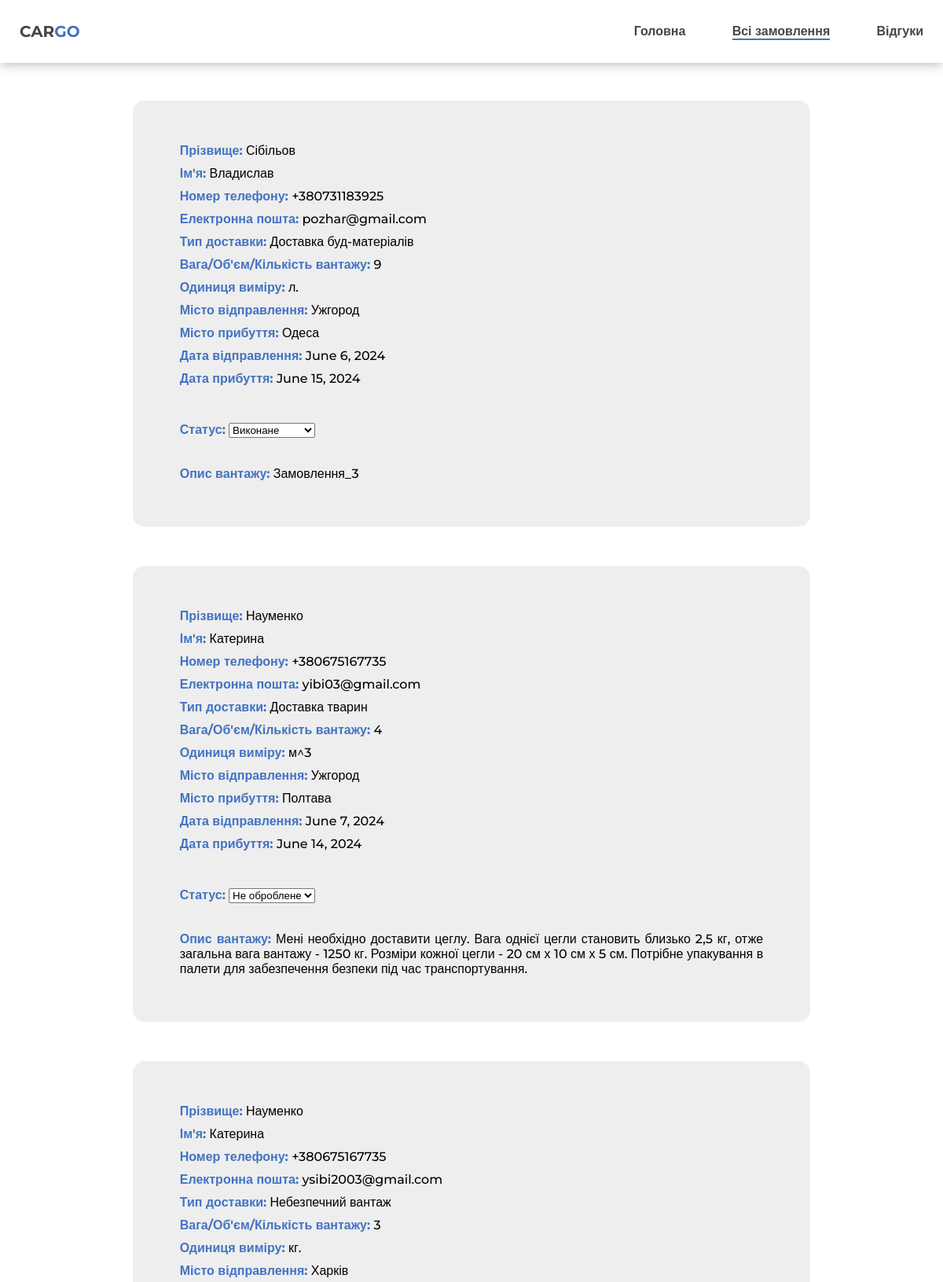
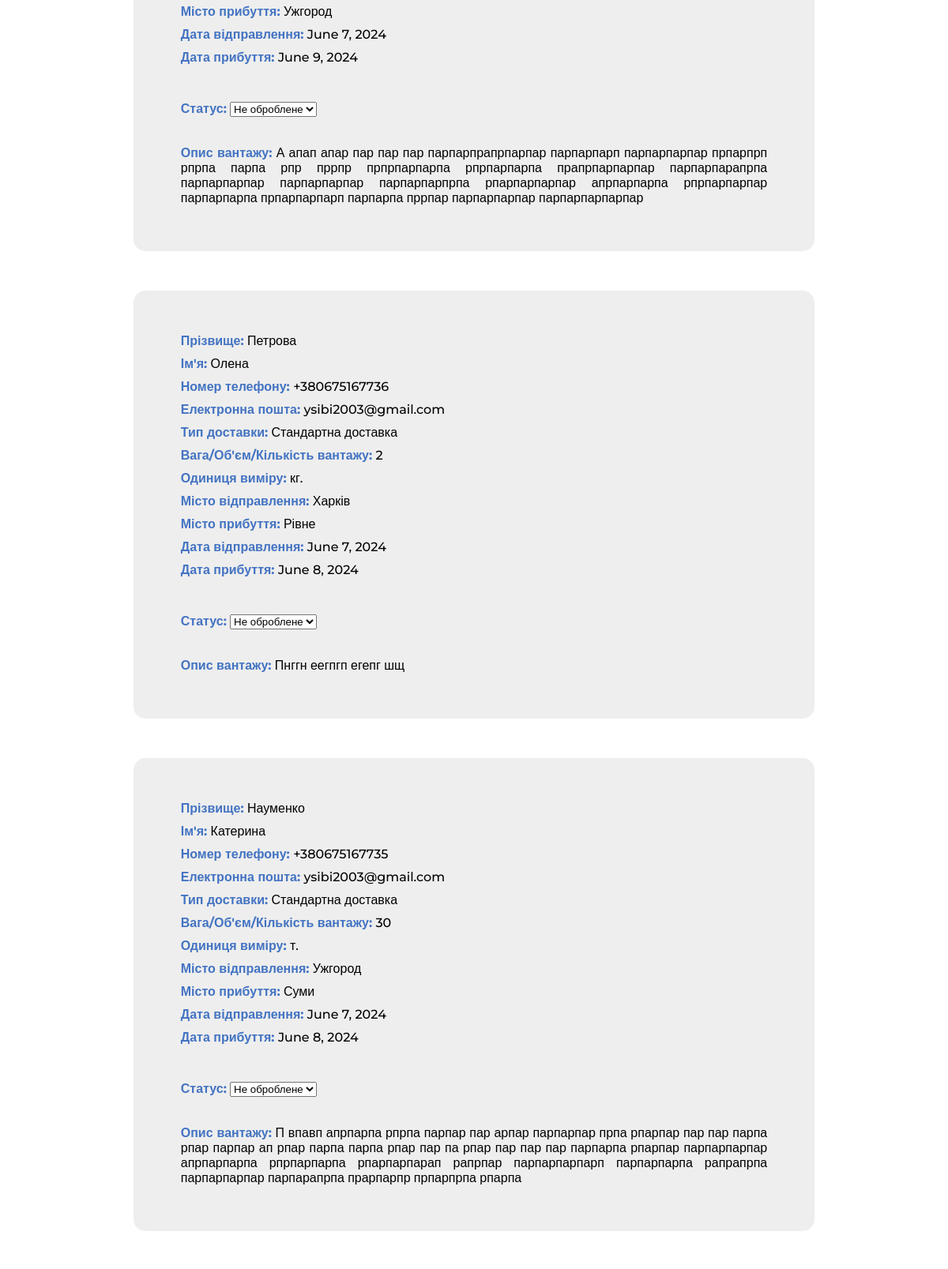
The page /list_of_orders/ (upper part) on the database its author committed (2 pictures, top to bottom).
### polls/models.py (models this page shows)
class Order(models.Model):
    STATUSES = (
        ('Не оброблене', 'Не оброблене'),
        ('Прийняте', 'Прийняте'),
        ('У виконанні', 'У виконанні'),
        ('Виконане', 'Виконане'),
    )
    customer_second_name = models.CharField(max_length=50, verbose_name='Прізвище')
    customer_first_name = models.CharField(max_length=50, verbose_name="Ім'я")
    customer_phone_number = models.ForeignKey(Customer, on_delete=models.PROTECT, verbose_name='Номер телефону')
    email = models.CharField(max_length=50, verbose_name='Електронна пошта')
    type = models.CharField(max_length=50, verbose_name='Тип доставки')
    wes = models.IntegerField(verbose_name='Кількість вантажу')
    city_1 = models.CharField(max_length=50, verbose_name='Місто відпр.')
    city_2 = models.CharField(max_length=50, verbose_name='Місто приб.')
    od_vumiry = models.CharField(max_length=10, verbose_name='Одиниця виміру')
    date_1 = models.DateField(verbose_name='Дата відправ.')
    date_2 = models.DateField(verbose_name='Дата приб.')
    discr = models.TextField(verbose_name='Опис вантажу')
    status = models.CharField(max_length=20, choices=STATUSES, default='Не оброблене', verbose_name='Статус')
    class Meta:
        verbose_name = 'Замовлення'
        verbose_name_plural = 'Замовлення'
        ordering = ['id']

class Customer(models.Model):
    ROLES = (
        ('a', 'Замовник'),
        ('b', 'Адміністратор'),
    )
    customer_second_name = models.CharField(max_length=50, verbose_name='Прізвище')
    customer_first_name = models.CharField(max_length=50, verbose_name="Ім'я")
    customer_phone_number = models.CharField(max_length=13, unique=True, verbose_name='Номер телефону')
    login = models.CharField(validators=[MinLengthValidator(5)], max_length=20, unique=True, verbose_name='Логін')
    password = models.CharField(unique=True, validators=[MinLengthValidator(5)], max_length=20, verbose_name="Пароль")
    role = models.CharField(max_length=1, choices=ROLES, verbose_name='Роль')
    class Meta:
        verbose_name = 'Користувач'
        verbose_name_plural = 'Користувачі'
        ordering = ['id']
    def __str__(self):
        return self.customer_phone_number

### polls/views.py (the view)
# urls.py: path('list_of_orders/', views.show_list_of_orders, name='list'),
def show_list_of_orders(request):
    orders = Order.objects.all()
    if request.method == 'GET':
        return render(request, 'polls/list_of_orders.html', {'orders': orders})

### polls/templates/polls/list_of_orders.html (shortened to what this page needs)
{% load static %}
{{ '<' }}{{ '!DOCTYPE html>' }}
<html lang="uk">
<head>
    <link rel="stylesheet" type="text/css" href="{% static 'css/list_of_orders.css' %}">
    <link rel="stylesheet" type="text/css" href="https://cdnjs.cloudflare.com/ajax/libs/font-awesome/6.2.1/css/all.min.css">
</head>
<body>
<header class="header">
    <div class="container">
        <div class="header_wrapper">
            <div class="logo"><a class="logo_link" href="index.html">CAR<span class="go">GO</span></a></div>
            <ul class="nav">
                <li><a href="{% url 'display admin page' %}">Головна</a></li>
                <li class="active"><a href="#">Всі замовлення</a></li>
                <li><a href="{% url 'all' %}">Відгуки</a></li>
            </ul>
        </div>
    </div>
</header>
{% if orders %}
<header class="header2">
    <div class="container">
        <div class="header_wrapper2">
        </div>
    </div>
</header>
<section class="services">
    <div class="container">
        {% for order in orders %}
        <div class="services_item">
            <div class="paragraphs">
                <h2 class="service_title"><span>Прізвище:</span> {{ order.customer_second_name }}</h2>
                <h2 class="service_title"><span>Ім'я:</span> {{ order.customer_first_name }}</h2>
                <h2 class="service_title"><span>Номер телефону:</span> {{ order.customer_phone_number }}</h2>
                <h2 class="service_title"><span>Електронна пошта:</span> {{ order.email }}</h2>
                <h2 class="service_title"><span>Тип доставки:</span> {{ order.type }}</h2>
                <h2 class="service_title"><span>Вага/Об'єм/Кількість вантажу:</span> {{ order.wes }}</h2>
                <h2 class="service_title"><span>Одиниця виміру:</span> {{ order.od_vumiry }}</h2>
                <h2 class="service_title"><span>Місто відправлення:</span> {{ order.city_1 }}</h2>
                <h2 class="service_title"><span>Місто прибуття:</span> {{ order.city_2 }}</h2>
                <h2 class="service_title"><span>Дата відправлення:</span> {{ order.date_1 }}</h2>
                <h2 class="service_title"><span>Дата прибуття:</span> {{ order.date_2 }}</h2>
                <hr>
                <form method="post" action="{% url 'change_order_status' order.id %}">
                    <label for="status" class="service_title"><span>Статус:</span></label>
                    <select name="status" id="status">
                        <option value="Не оброблене" {% if order.status == 'Не оброблене' %}selected{% endif %}>Не оброблене</option>
                        <option value="Виконане" {% if order.status == 'Виконане' %}selected{% endif %}>Виконане</option>
                    </select>
                </form>
                <hr>
                <h2 class="service_title"><span>Опис вантажу:</span> {{ order.discr }}</h2>
            </div>
        </div>
        {% endfor %}
    </div>
</section>
{% endif %}
</body>
</html>

### polls/static/css/list_of_orders.css (style rules this page uses)
body { margin: 0; font-family: 'Montserrat', sans-serif; font-size: 16px; overflow-x: hidden; }
hr { display: flex; width: 100%; margin-top: 15px; margin-bottom: 20px; border: none; height: 1px; background-color: #eee; }
span { color: #4373C2; font-weight: 700; }
h1, h2, h3, h4, h5, h6 { margin: 0; }
a { text-decoration: none; }
.container { display: flex; justify-content: center; flex-wrap: wrap; width: 1280px; margin: 0 auto; padding: 0 25px; }
.header { background-color: #fff; display: flex; box-shadow: 0 0 15px rgb(0 0 0 / 35%); position: fixed; width: 100%; z-index: 3; }
.header_wrapper { height: 80px; display: flex; width: 100%; justify-content: space-between; align-items: center; }
.logo { font-size: 20px; font-weight: 700; }
.go { color: #4373C2; }
.logo_link { text-decoration: none; color: #464646; }
.nav { list-style: none; }
.nav li { display: inline-block; }
.nav li a { display: inline-block; text-decoration: none; color: #464646; margin-left: 55px; font-weight: 700; font-size: 16px; border-bottom: 2px solid transparent; transition: 0.3s; }
.nav li.active a { border-bottom: 2.2px solid #4373C2; }
.header2 { background-color: #fff; display: flex; width: 100%; z-index: 2; }
.header_wrapper2 { height: 80px; display: flex; width: 100%; justify-content: space-between; align-items: center; }
.services { padding-bottom: 50px; padding-top: 48px; background: #fff; display: flex; justify-content: center; width: 100%; }
.services_item { display: flex; justify-content: space-between; padding: 54px 60px 48px 60px; background: #eee; border-radius: 15px; margin-bottom: 50px; width: 75%; }
.paragraphs { width: 800px; }
.service_title { font-weight: 500; font-size: 16px; padding-bottom: 10px; max-width: 1000px; text-align: justify; }

### rows shown on the page
Order: customer_second_name "Сібільов", customer_first_name "Владислав", customer_phone_number "+380731183925", email "pozhar@gmail.com", type "Доставка буд-матеріалів", wes "9", od_vumiry "л.", city_1 "Ужгород", city_2 "Одеса", date_1 "June 6, 2024", date_2 "June 15, 2024", status "Виконане", discr "Замовлення_3"
Order: customer_second_name "Науменко", customer_first_name "Катерина", customer_phone_number "+380675167735", email "yibi03@gmail.com", type "Доставка тварин", wes "4", od_vumiry "м^3", city_1 "Ужгород", city_2 "Полтава", date_1 "June 7, 2024", date_2 "June 14, 2024", status "Не оброблене", discr "Мені необхідно доставити цеглу. Вага однієї цегли становить близько 2,5 кг, отже загальна вага вантажу - 1250 кг. Розміри кожної цегли - 20 см х 10 см х 5 см. Потрібне упакування в палети для забезпечення безпеки під час транспортування."
Order: customer_second_name "Науменко", customer_first_name "Катерина", customer_phone_number "+380675167735", email "ysibi2003@gmail.com", type "Небезпечний вантаж", wes "3", od_vumiry "кг.", city_1 "Харків", city_2 "Ужгород", date_1 "June 7, 2024", date_2 "June 9, 2024", status "Не оброблене", discr "А апап апар пар пар пар парпарпрапрпарпар парпарпарп парпарпарпар прпарпрп рпрпа парпа рпр пррпр прпрпарпарпа рпрпарпарпа прапрпарпарпар парпарпарапрпа парпарпарпар парпарпарпар парпарпарпрпа рпарпарпарпар апрпарпарпа рпрпарпарпар парпарпарпа прпарпарпарп парпарпа пррпар парпарпарпар парпарпарпарпар"
Order: customer_second_name "Петрова", customer_first_name "Олена", customer_phone_number "+380675167736", email "ysibi2003@gmail.com", type "Стандартна доставка", wes "2", od_vumiry "кг.", city_1 "Харків", city_2 "Рівне", date_1 "June 7, 2024", date_2 "June 8, 2024", status "Не оброблене", discr "Пнггн еегпгп егепг шщ"
Order: customer_second_name "Науменко", customer_first_name "Катерина", customer_phone_number "+380675167735", email "ysibi2003@gmail.com", type "Стандартна доставка", wes "30", od_vumiry "т.", city_1 "Ужгород", city_2 "Суми", date_1 "June 7, 2024", date_2 "June 8, 2024", status "Не оброблене", discr "П впавп апрпарпа рпрпа парпар пар арпар парпарпар прпа рпарпар пар пар парпа рпар парпар ап рпар парпа парпа рпар пар па рпар пар пар пар парпарпа рпарпар парпарпарпар апрпарпарпа рпрпарпарпа рпарпарпарап рапрпар парпарпарпарп парпарпарпа рапрапрпа парпарпарпар парпарапрпа прарпарпр прпарпрпа рпарпа"
